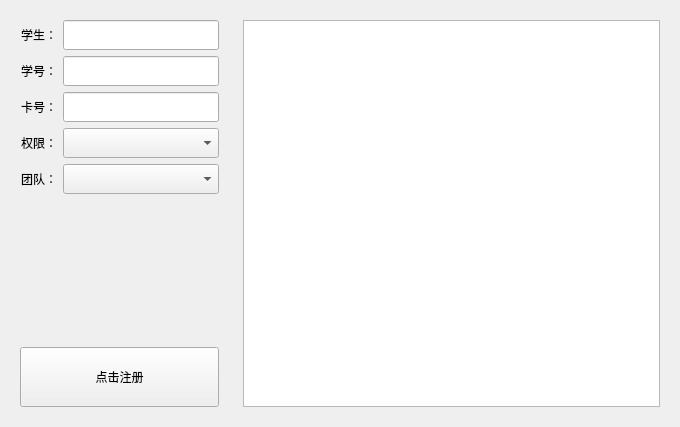
<?xml version="1.0" encoding="UTF-8"?>
<ui version="4.0">
 <class>student_register</class>
 <widget class="QWidget" name="student_register">
  <property name="geometry">
   <rect>
    <x>0</x>
    <y>0</y>
    <width>680</width>
    <height>427</height>
   </rect>
  </property>
  <property name="windowTitle">
   <string>Form</string>
  </property>
  <property name="styleSheet">
   <string notr="true"/>
  </property>
  <layout class="QHBoxLayout" name="horizontalLayout_2" stretch="1,2">
   <item>
    <widget class="QWidget" name="widget" native="true">
     <property name="styleSheet">
      <string notr="true"/>
     </property>
     <layout class="QVBoxLayout" name="verticalLayout_5" stretch="1,1,2">
      <item>
       <layout class="QHBoxLayout" name="horizontalLayout_3" stretch="0,0">
        <property name="leftMargin">
         <number>1</number>
        </property>
        <item>
         <layout class="QVBoxLayout" name="verticalLayout_3">
          <item>
           <widget class="QLabel" name="label_6">
            <property name="minimumSize">
             <size>
              <width>0</width>
              <height>30</height>
             </size>
            </property>
            <property name="layoutDirection">
             <enum>Qt::LeftToRight</enum>
            </property>
            <property name="text">
             <string>学生：</string>
            </property>
            <property name="alignment">
             <set>Qt::AlignRight|Qt::AlignTrailing|Qt::AlignVCenter</set>
            </property>
           </widget>
          </item>
          <item>
           <widget class="QLabel" name="label_7">
            <property name="minimumSize">
             <size>
              <width>0</width>
              <height>30</height>
             </size>
            </property>
            <property name="text">
             <string>学号：</string>
            </property>
           </widget>
          </item>
          <item>
           <widget class="QLabel" name="label_8">
            <property name="minimumSize">
             <size>
              <width>0</width>
              <height>30</height>
             </size>
            </property>
            <property name="text">
             <string>卡号：</string>
            </property>
           </widget>
          </item>
          <item>
           <widget class="QLabel" name="label_10">
            <property name="minimumSize">
             <size>
              <width>0</width>
              <height>30</height>
             </size>
            </property>
            <property name="text">
             <string>权限：</string>
            </property>
           </widget>
          </item>
          <item>
           <widget class="QLabel" name="label_9">
            <property name="minimumSize">
             <size>
              <width>0</width>
              <height>30</height>
             </size>
            </property>
            <property name="text">
             <string>团队：</string>
            </property>
           </widget>
          </item>
         </layout>
        </item>
        <item>
         <layout class="QVBoxLayout" name="verticalLayout_4">
          <item>
           <widget class="QLineEdit" name="lineEdit_student_name">
            <property name="minimumSize">
             <size>
              <width>0</width>
              <height>30</height>
             </size>
            </property>
           </widget>
          </item>
          <item>
           <widget class="QLineEdit" name="lineEdit_student_number">
            <property name="minimumSize">
             <size>
              <width>0</width>
              <height>30</height>
             </size>
            </property>
           </widget>
          </item>
          <item>
           <widget class="QLineEdit" name="lineEdit_student_IdCard">
            <property name="enabled">
             <bool>true</bool>
            </property>
            <property name="minimumSize">
             <size>
              <width>0</width>
              <height>30</height>
             </size>
            </property>
           </widget>
          </item>
          <item>
           <widget class="QComboBox" name="comboBox_permission">
            <property name="minimumSize">
             <size>
              <width>0</width>
              <height>30</height>
             </size>
            </property>
           </widget>
          </item>
          <item>
           <widget class="QComboBox" name="comboBox_team">
            <property name="minimumSize">
             <size>
              <width>0</width>
              <height>30</height>
             </size>
            </property>
           </widget>
          </item>
         </layout>
        </item>
       </layout>
      </item>
      <item>
       <spacer name="verticalSpacer_2">
        <property name="orientation">
         <enum>Qt::Vertical</enum>
        </property>
        <property name="sizeHint" stdset="0">
         <size>
          <width>20</width>
          <height>108</height>
         </size>
        </property>
       </spacer>
      </item>
      <item>
       <widget class="QPushButton" name="pushButton_register">
        <property name="minimumSize">
         <size>
          <width>0</width>
          <height>60</height>
         </size>
        </property>
        <property name="styleSheet">
         <string notr="true"/>
        </property>
        <property name="text">
         <string>点击注册</string>
        </property>
       </widget>
      </item>
     </layout>
    </widget>
   </item>
   <item>
    <widget class="QWidget" name="widget_2" native="true">
     <property name="styleSheet">
      <string notr="true"/>
     </property>
     <layout class="QVBoxLayout" name="verticalLayout_6">
      <item>
       <widget class="QTableWidget" name="tableWidget_class_check"/>
      </item>
     </layout>
    </widget>
   </item>
  </layout>
 </widget>
 <resources/>
 <connections>
  <connection>
   <sender>pushButton_register</sender>
   <signal>clicked(bool)</signal>
   <receiver>student_register</receiver>
   <slot>register()</slot>
   <hints>
    <hint type="sourcelabel">
     <x>114</x>
     <y>277</y>
    </hint>
    <hint type="destinationlabel">
     <x>142</x>
     <y>490</y>
    </hint>
   </hints>
  </connection>
 </connections>
 <slots>
  <slot>register()</slot>
 </slots>
</ui>
